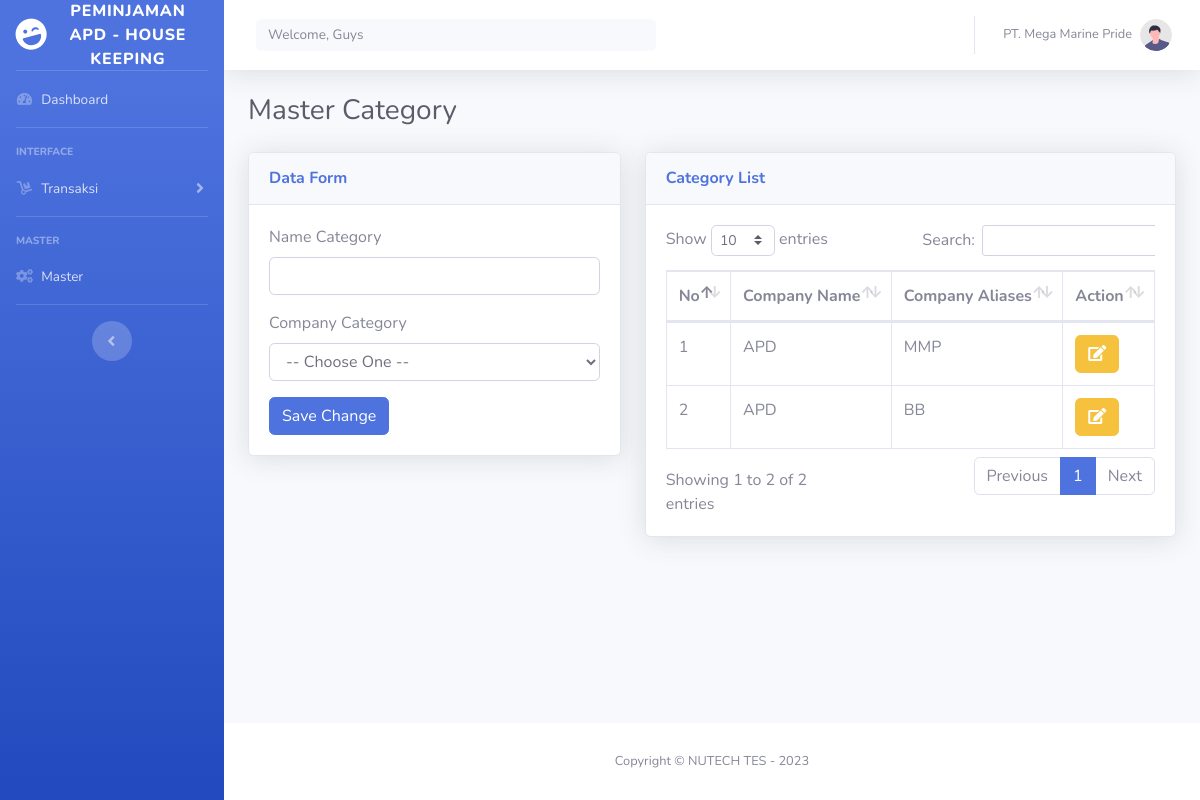
The app's page /index.php/category with its own data.
### tables this page shows
CREATE TABLE `tbl_master_category`  (
  `id` int NOT NULL AUTO_INCREMENT,
  `nama_kategori` varchar(255) NULL DEFAULT NULL,
  `company_id` int NULL DEFAULT NULL,
  PRIMARY KEY (`id`) USING BTREE
);

CREATE TABLE `tbl_master_company`  (
  `id` int NOT NULL AUTO_INCREMENT,
  `name` varchar(255) NULL DEFAULT NULL,
  `aliases` varchar(255) NULL DEFAULT NULL,
  PRIMARY KEY (`id`) USING BTREE
);

### application/views/template/conten.php (called while the page is built, shortened)
<?php
$this->load->view('template/header');
$this->load->view('template/navbar');
$this->load->view($conten);

### application/controllers/Category.php (called while the page is built, shortened)
<?php
class Category extends CI_Controller
{
    public function __construct()
    {
        $this->load->model('M_master','master');
    }
    public function index()
    {
        $data = [
            'title' => 'Master Category',
            'subtitle' => 'Category List',
            'conten' => 'conten/category',
            'company' => $this->m_data->get_data('tbl_master_company'),
            'categ' => $this->master->data_categ(),
        ];
        $this->load->view('template/conten', $data);
    }
}

### index.php (called while the page is built, shortened)
<?php
require_once BASEPATH.'core/CodeIgniter.php';

### application/models/M_data.php (called while the page is built, shortened)
<?php
class M_data extends CI_Model
{
  function get_data($table)
  {
    return $this->db->get($table);
  }
}

### application/models/M_master.php (called while the page is built, shortened)
<?php
class M_master extends CI_Model
{
  function data_categ()  {
    return $this->db->query("SELECT tmc.id, tmc.nama_kategori, tmc2.aliases FROM tbl_master_category tmc
    JOIN tbl_master_company tmc2 on tmc2.id = tmc.company_id ");
  }
}

### application/views/conten/category.php (the view, shortened to what this page needs)
<div class="container-fluid">
<h1 class="h3 mb-4 text-gray-800"><?= $title ?></h1>
<div class="row">
    <div class="col-lg-5">
        <div class="card shadow mb-3">
            <div class="card-header py-3">
                <h6 class="m-0 font-weight-bold text-primary">Data Form</h6>
            </div>
            <div class="card-body">
                <form action="<?= base_url('index.php/category/tambah_data') ?>" method="post" enctype="multipart/form-data">
                <div class="form-group">
                    <label for="exampleFormControlInput1">Name Category</label>
                    <input type="text" class="form-control" id="categoryName" name="categoryName" required>
                </div>
                <div class="form-group">
                    <label for="exampleFormControlInput1">Company Category</label>
                    <select name="company_id" id="company_id" class="form-control" required>
                        <option value="" disabled selected>-- Choose One --</option>
                    </select>
                </div>
                <button type="submit" class="btn btn-primary">Save Change</button>
                </form>
            </div>
        </div>
    </div>
    <div class="col-lg-7">
        <div class="card shadow mb-3">
            <div class="card-header py-3">
                <h6 class="m-0 font-weight-bold text-primary"><?= $subtitle ?></h6>
            </div>
            <div class="card-body">
                <div class="table-responsive">
                    <table class="table table-bordered" id="dataTable" width="100%" cellspacing="0">
                        <thead>
                            <tr>
                                <th>No</th>
                                <th>Company Name</th>
                                <th>Company Aliases</th>
                                <th>Action</th>
                            </tr>
                        </thead>
                        <tbody>
                           <?php
                           $x=1;
                           foreach ($categ->result() as $row) { ?>
                            <tr>
                                <td><?= $x++; ?></td>
                                <td><?= $row->nama_kategori ?></td>
                                <td><?= $row->aliases ?> </td>
                                <td>
                                    <button type="button" class="btn btn-warning"><i class="fa fa-edit"></i></button>
                                </td>
                            </tr>
                           <?php }
                           ?>
                        </tbody>
                    </table>
                </div>
            </div>
        </div>
    </div>
</div>
</div>

### records on screen
tbl_master_category: nama_kategori "APD", tbl_master_company.aliases "MMP"
tbl_master_category: nama_kategori "APD", tbl_master_company.aliases "BB"

### other values on screen
$title "Master Category"
$subtitle "Category List"
